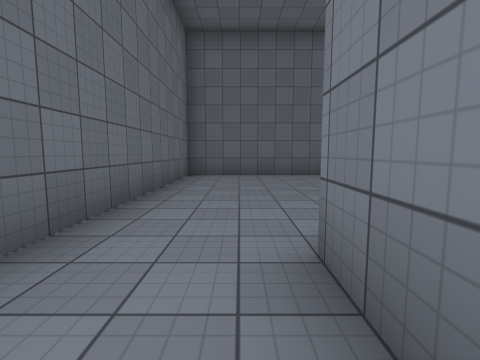
View 1 (above)

24 first-person views from a walk through a 3-D level made in the Unity game engine. The camera is 1.3 m above the floor, tilts 6° down and sees 85° across. The floor is counted in squares, 2 m on a side. Each view is taken from the middle of a square. On the plan, view 1 faces up. The plan holds only what a view shows up to about 9 squares ahead; the rest is blank. The place goes on beyond the plan. Some surface patterns are stand-ins.

View 2
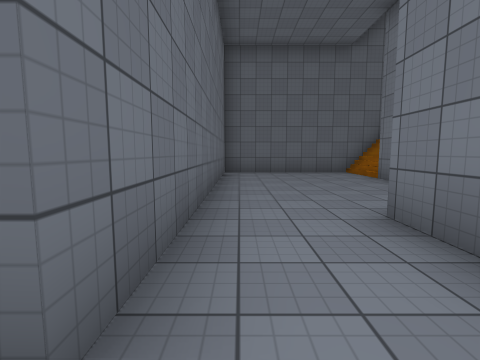

View 3
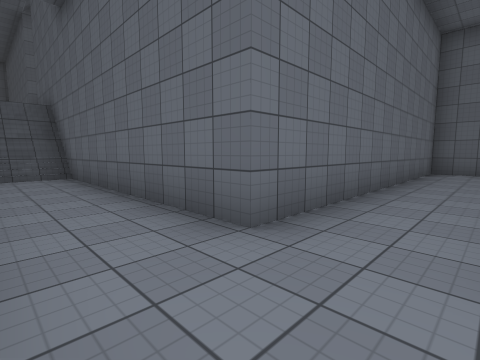

View 4
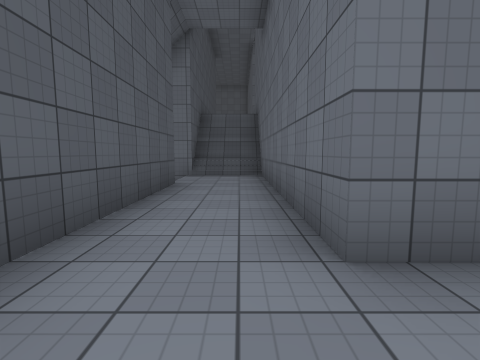

View 5
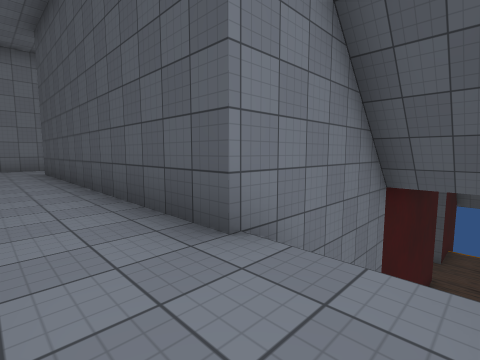

View 6
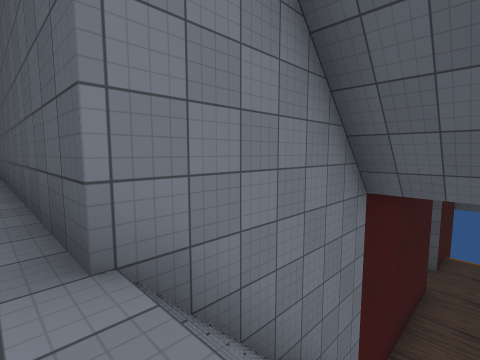

View 7
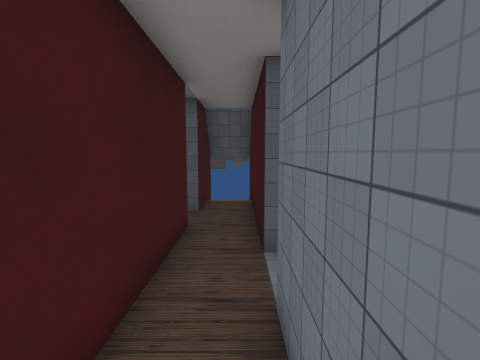

View 8
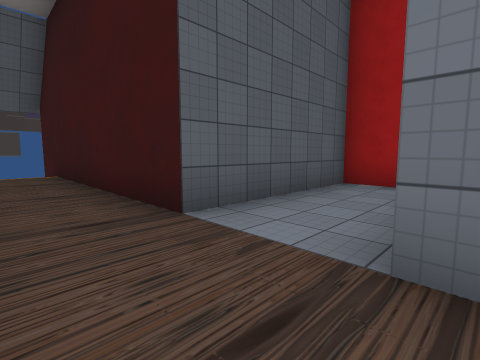

View 9
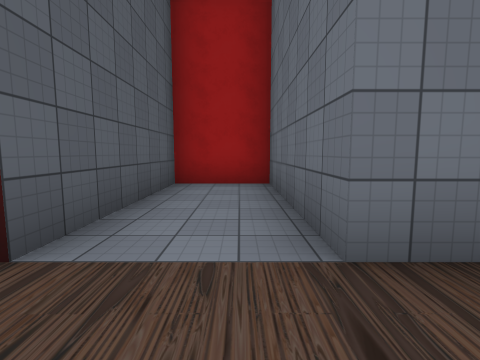

View 10
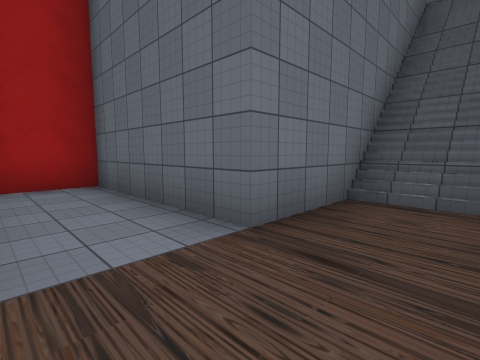

View 11
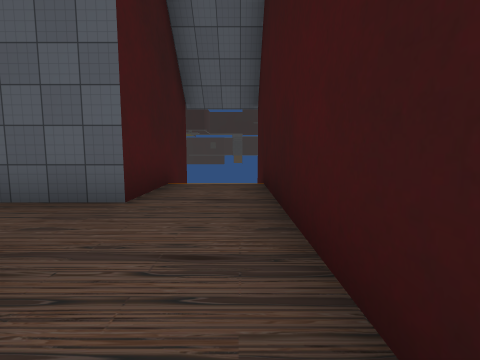

View 12
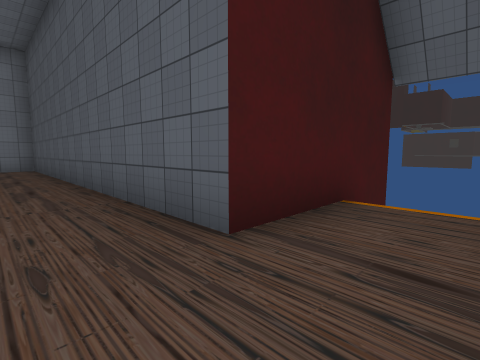

View 13
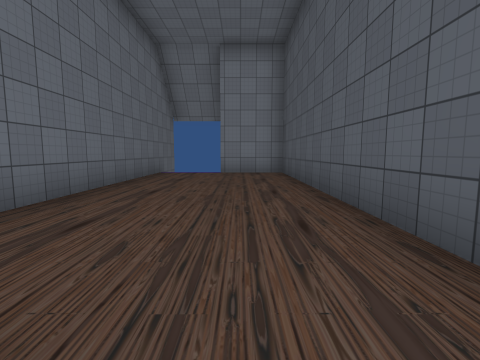

View 14
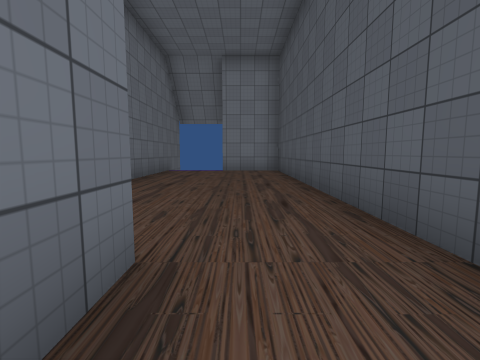

View 15
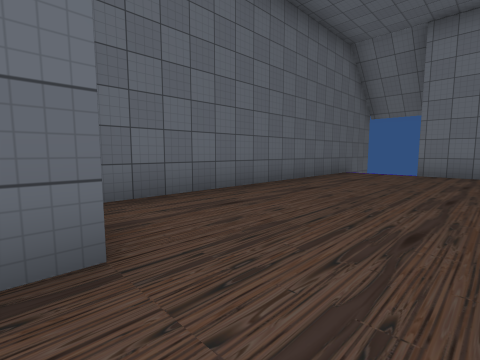

View 16
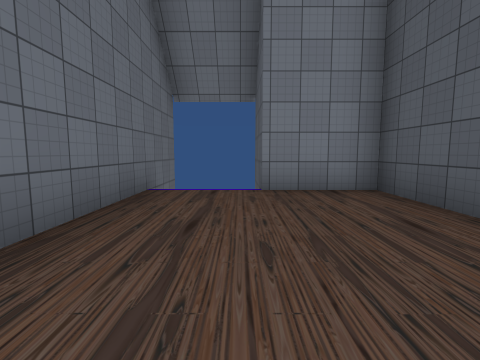

View 17
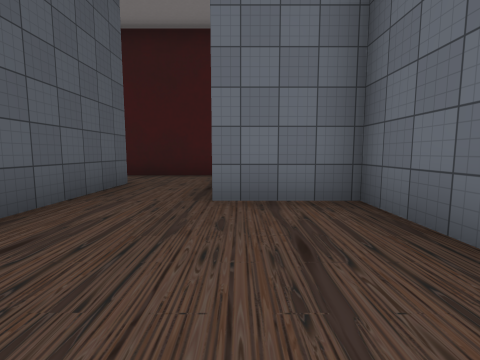

View 18
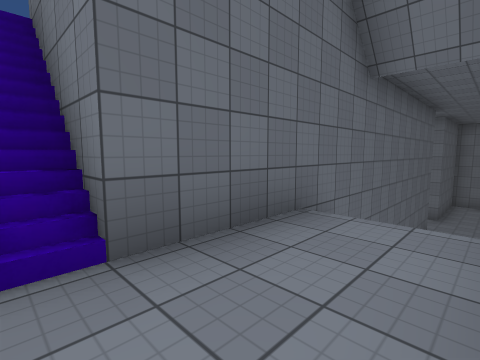

View 19
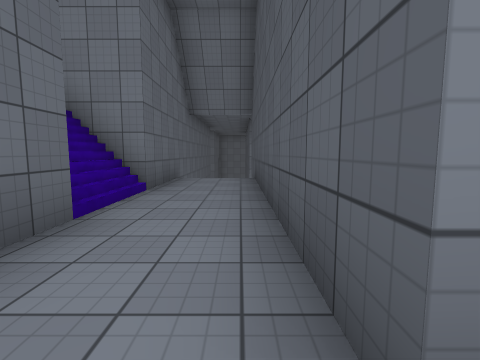

View 20
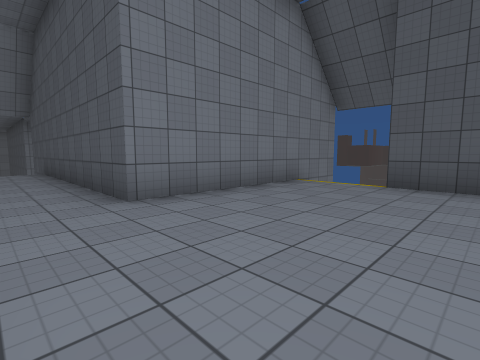

View 21
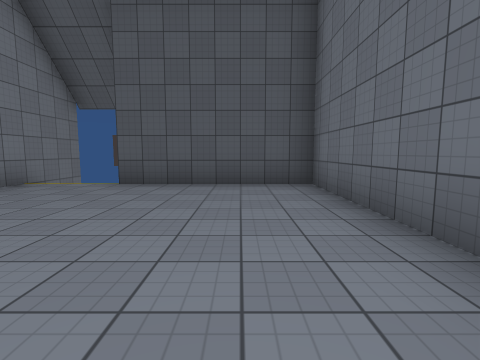

View 22
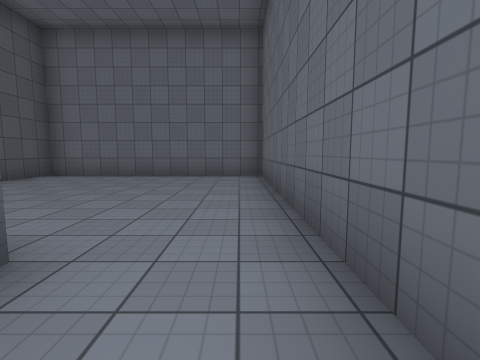

View 23
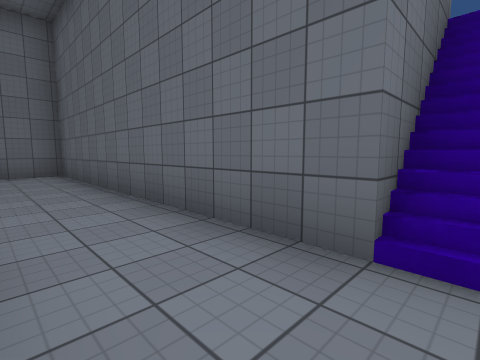

View 24
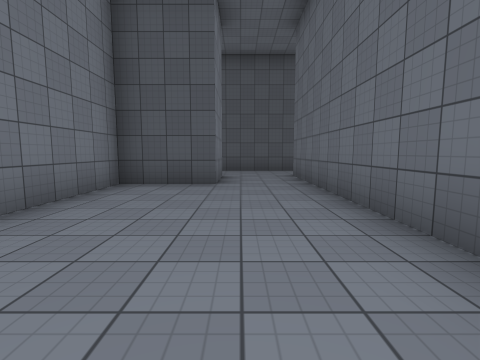

### Floor plan
Key: @ floor where view 1 was taken; # wall or solid block; . main floor; : floor 8 m higher than the main floor; + floor 12 m higher than the main floor; / step, stairs or slope.
Columns run from 22 left of view 1 to 5 right of it. Each row starts with its distance up from view 1.
  8                     #######
  7                     #::::/
  6                     #::::/
  5                     #::::#
  4                     #::::#
  3                     #::::#
  2            #        #::::#
  1         #//#        #::###
  0 #########//##########:@#
 -1 #++++++++++++//::::::::::
 -2 #++++++++++++//::::::::::::#
 -3 #++++++########//########
 -4 #++++++#      #//#
 -5 #++++++#      #//#
 -6 #++++++#      #//#
 -7 ##### /#      #..#
 -8           #####..#
 -9           #......#
-10           #......###########
-11           #####..##......../
-12               #..##......../
-13               #............#
-14               #............#
-15               #..###########
-16               #..#
-17               # /#

Where each view was taken, in squares from view 1:
view 1: 0 up, 0 right, facing up
view 2: 1 down, 1 left, facing up
view 3: 2 down, 0 right, facing up-left
view 4: 1 down, 0 right, facing left
view 5: 1 down, 7 left, facing down-right
view 6: 2 down, 7 left, facing down-right
view 7: 5 down, 7 left, facing down
view 8: 8 down, 6 left, facing down-left
view 9: 9 down, 6 left, facing left
view 10: 10 down, 6 left, facing up-left
view 11: 11 down, 7 left, facing down
view 12: 13 down, 7 left, facing down-right
view 13: 13 down, 4 left, facing right
view 14: 13 down, 5 left, facing right
view 15: 14 down, 4 left, facing up-right
view 16: 12 down, 0 right, facing right
view 17: 12 down, 0 right, facing left
view 18: 2 down, 12 left, facing up-right
view 19: 2 down, 16 left, facing right
view 20: 1 down, 19 left, facing down-right
view 21: 1 down, 20 left, facing down
view 22: 1 down, 14 left, facing left
view 23: 2 down, 13 left, facing up-left
view 24: 7 up, 0 right, facing down
